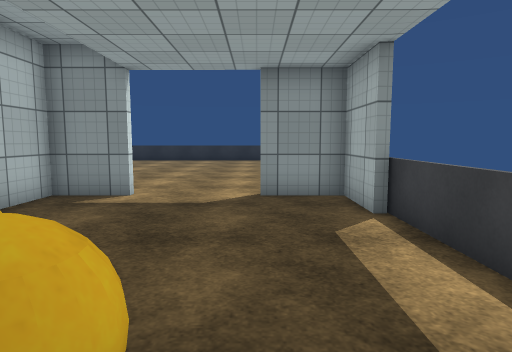
[1] (above)

24 first-person views from a walk through a scene from a Unity 3-D project. The camera is 1.3 m above the floor, tilts 6° down and sees 75° across. The floor is counted in squares, 1 m on a side. Each view is taken from the middle of a square. On the plan, view 1 faces up. The plan holds only what a view shows up to about 14 squares ahead; the rest is blank. The place goes on beyond the plan. The player is left out. Surface patterns are stand-ins for the level's own textures.

[2]
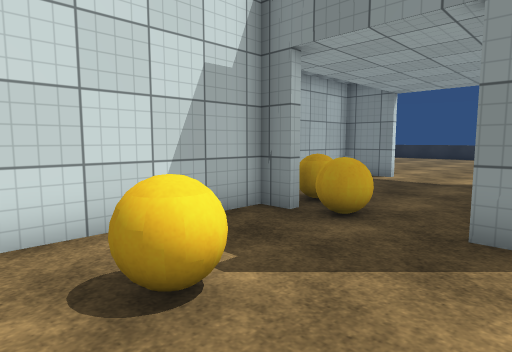

[3]
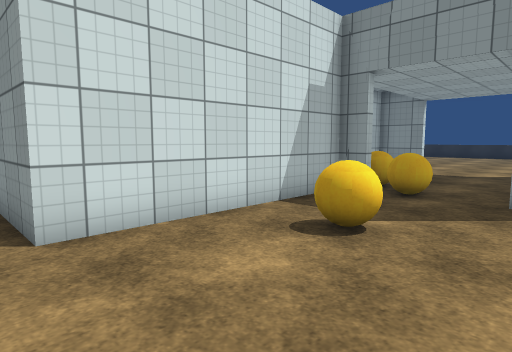

[4]
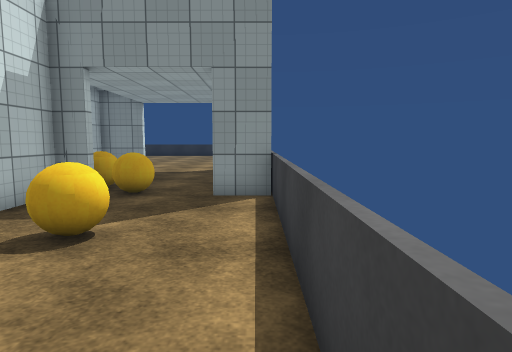

[5]
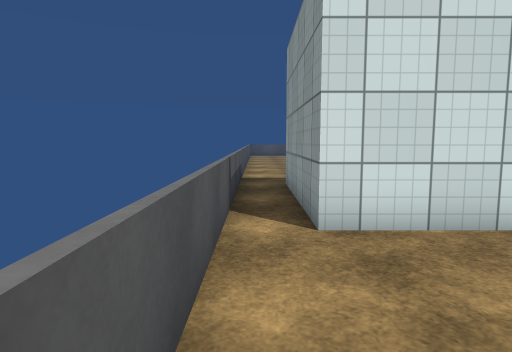

[6]
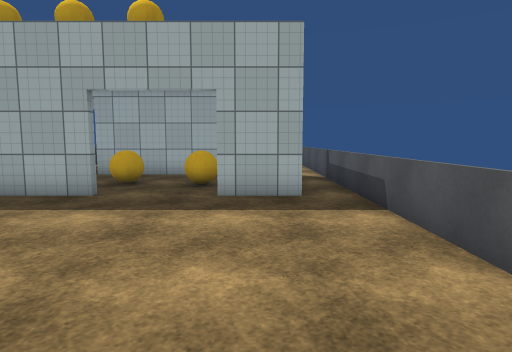

[7]
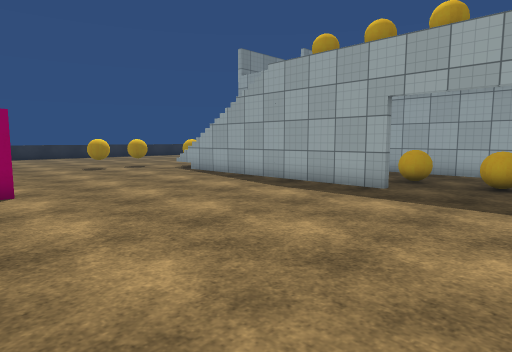

[8]
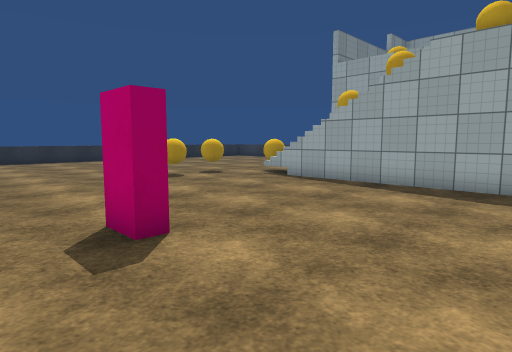

[9]
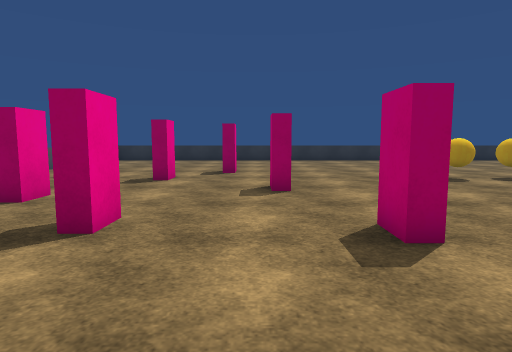

[10]
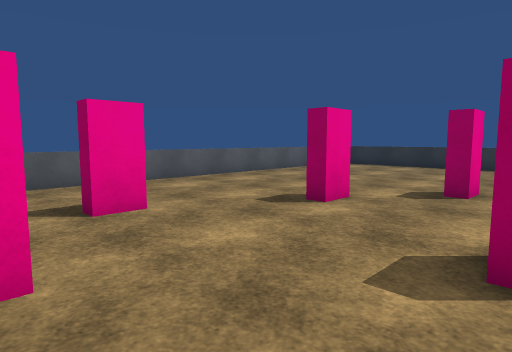

[11]
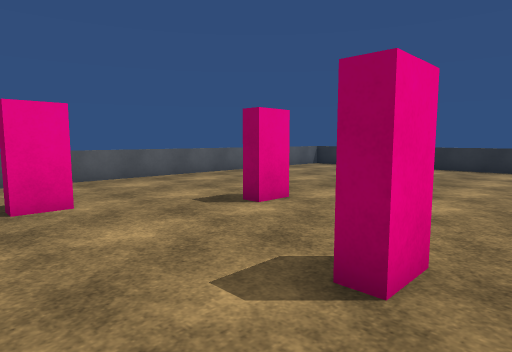

[12]
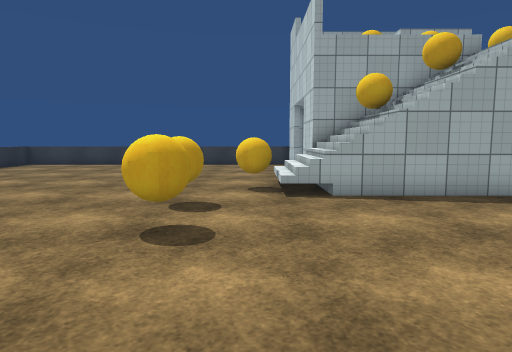

[13]
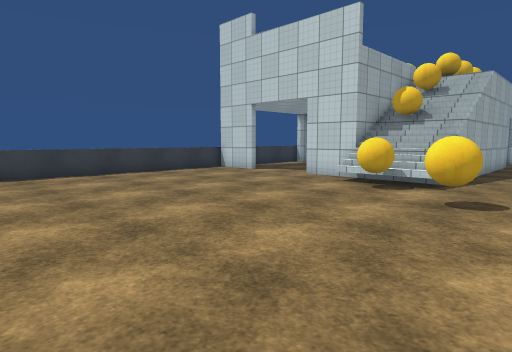

[14]
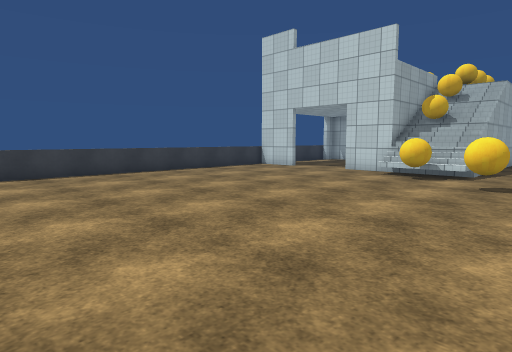

[15]
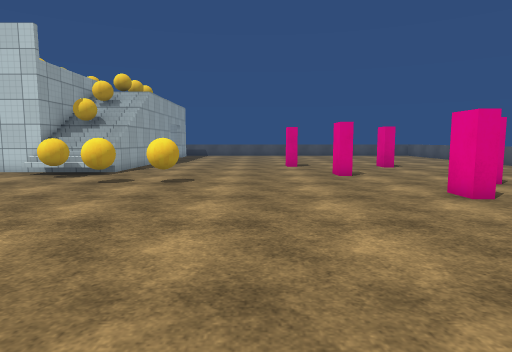

[16]
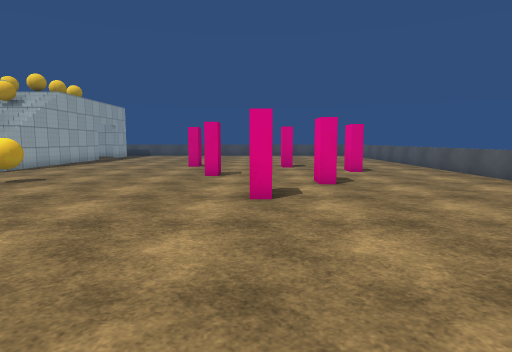

[17]
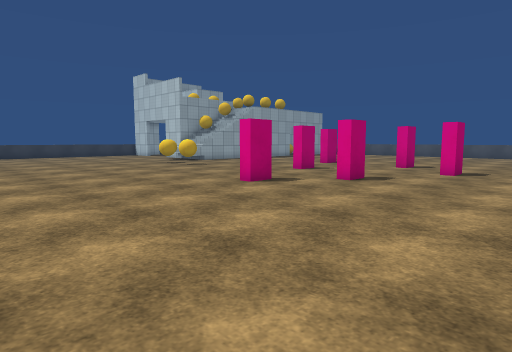

[18]
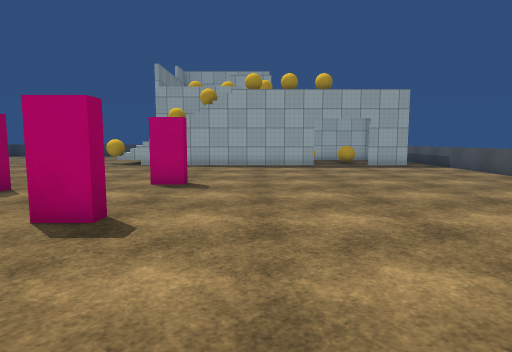

[19]
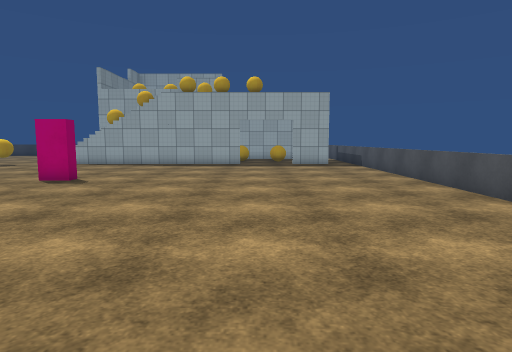

[20]
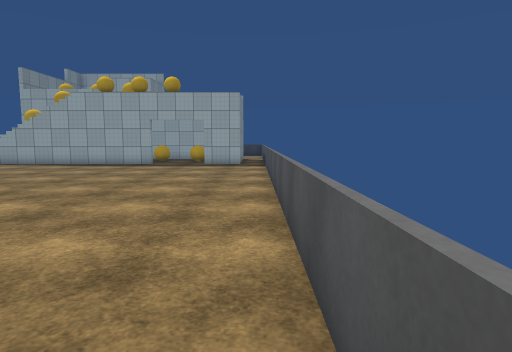

[21]
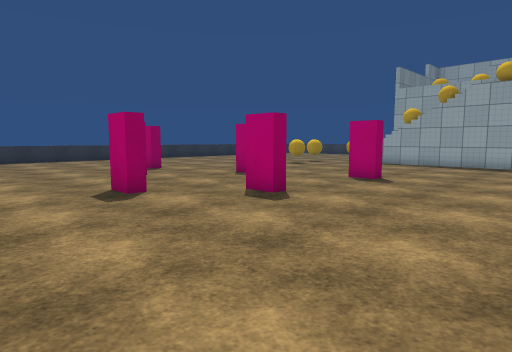

[22]
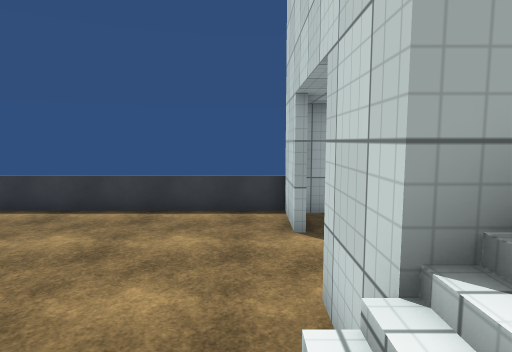

[23]
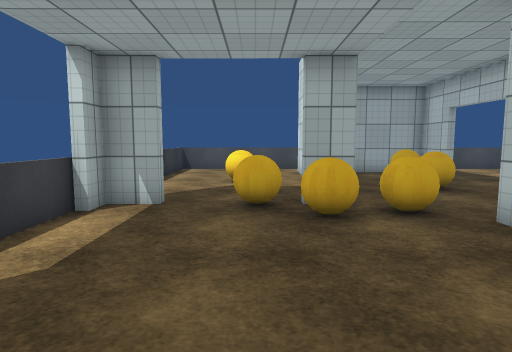

[24]
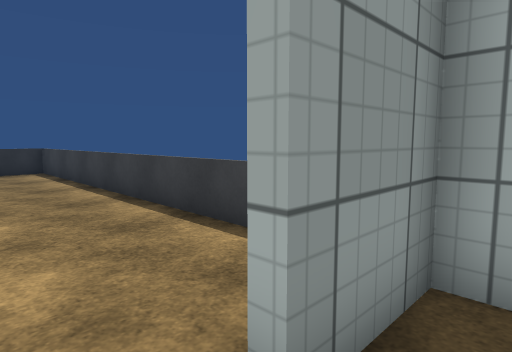

### Floor plan
Points are (right, up) in squares from view 1. A wall is a line through its corners. A room is listed if a view was taken in it or the views show most of it. See-through windows are left out.
Room 1 (views 1, 2, 3, 4, 5)
walls: (-1.9, 0.9) (-2.8, 0.9) (-2.8, -6.1); (2.4, 0.9) (0.9, 0.9)
low walls: (2.4, -6.6) (2.4, 0.9); (-2.5, -7.5) (1.5, -7.5)
ways out: opening at (-3, -7) to room 2; opening at (-0.5, 1) to room 2
objects: ball (-1, -3)
Room 2 (views 6, 7, 8, 9, 10, 11, 12, 13, 14, 15, 16, 17, 18, 19, 20, 21, 22, 23, 24)
walls: (-17.1, 8.6) (-17.6, 8.6) (-17.6, 9.6) (-17.1, 9.6) (-17.1, 8.6); (-15.5, 4.1) (-16.1, 4.1) (-16.1, 5.2); (-18.9, 13.6) (-19.4, 13.6) (-19.4, 14.6) (-18.9, 14.6) (-18.9, 13.6); (-20.9, 11) (-21.4, 11) (-21.4, 12) (-20.9, 12) (-20.9, 11); (-5.1, 2.9) (-5.1, 8.2) (-3, 8.2); (-4.9, 3.1) (-4.9, 2.6); (-23, 8.1) (-23, 7) (-23.5, 7) (-23.5, 8.1) (-23, 8.1); (-3, 7.9) (-4.9, 7.9) (-4.9, 4.9); (-8.1, -1.1) (-8.1, 2); (-7.9, -4) (-7.9, -5.8) (-5, -5.8); (0.1, 8.2) (2.4, 8.2); (-3, -3.5) (-3, 1.2) (-1.9, 1.2); (2.1, 5.9) (2.1, 7.9) (0, 7.9); (0.9, 1.2) (2.1, 1.2) (2.1, 2); (-2.8, -6.1) (-8.1, -6.1) (-8.1, -4)
low walls: (-18.1, 22.5) (-19.4, 22.5); (2.4, 8.2) (2.4, 22.5) (1, 22.5); (-27.4, 14.5) (-27.4, 6.8); (2.4, 1.6) (2.4, 6.1); (-26.5, -7.5) (-2.5, -7.5)
ways out: opening at (-3, -7) to room 1; opening at (-0.5, 1) to room 1
objects: ball (-11, 11) to (-11, 12); ball (-9, 11) to (-9, 12); ball (-7, 10); ball (-6, -4) to (-6, -3); ball (-6, -1); ball (-6, 5); ball (-6, 7); ball (-4, 2); ball (-2, 2); ball (-1, 1)

Positions as (right, up) in squares from view 1, and headings:
1: (0, 0), facing up
2: (2, -4), facing up-left
3: (2, -7), facing up-left
4: (2, -7), facing up
5: (2, -7), facing left
6: (-16, -5), facing right
7: (-17, -5), facing up-right
8: (-18, 0), facing up-right
9: (-18, 0), facing up
10: (-17, 5), facing up-left
11: (-16, 6), facing up-left
12: (-16, 10), facing right
13: (-11, 19), facing down-right
14: (-11, 22), facing down-right
15: (-14, 22), facing down
16: (-19, 22), facing down
17: (-27, 22), facing down-right
18: (-26, 2), facing right
19: (-27, -2), facing right
20: (-27, -7), facing right
21: (-27, -1), facing up-right
22: (-7, 9), facing right
23: (-1, 8), facing down
24: (-1, 7), facing up-right
